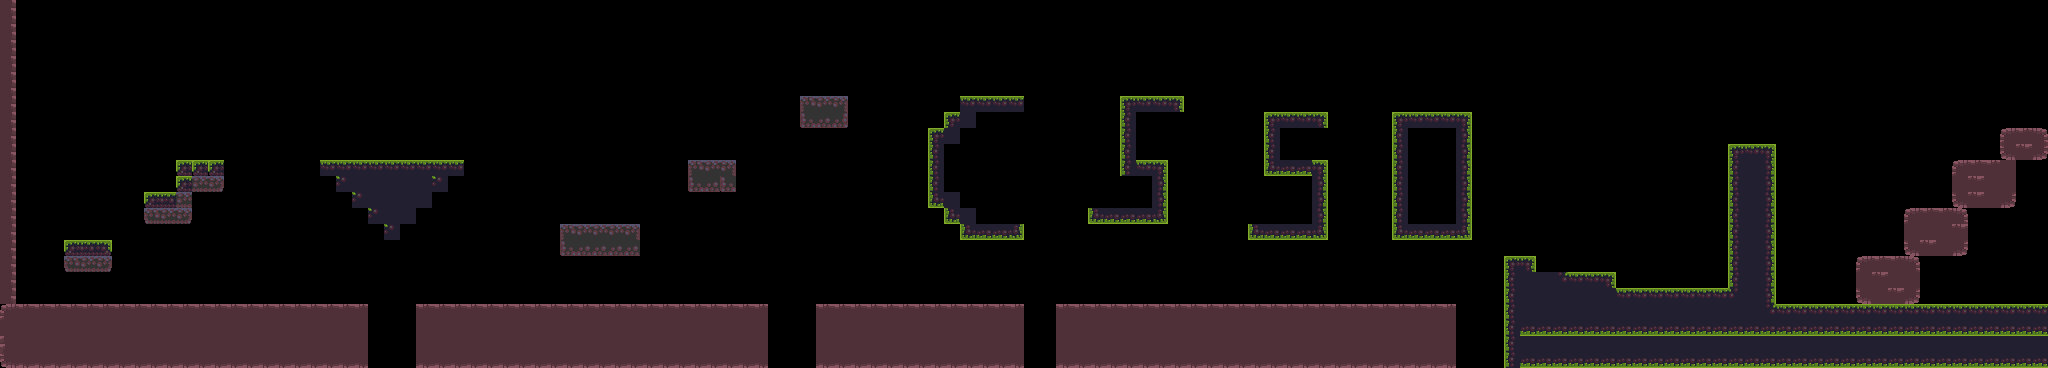

This is a level from a 2D game, rendered from its Tiled map with the project's own tilesets. A one-line summary and the map file follow, with tile-layer data summarised:
An orthogonal 128x23 tile map with 16x16 px tiles, 2 tile layers (ground, grass) and 216 objects (165x coin, 11x spike, 7x enemy, stone).

<map version="1.10" tiledversion="1.11.0" orientation="orthogonal" renderorder="right-down" width="128" height="23" tilewidth="16" tileheight="16" infinite="0" nextlayerid="5" nextobjectid="321">
 <editorsettings>
  <export target="../2.lua" format="lua" />
 </editorsettings>
 <tileset firstgid="1" name="tiles" tilewidth="16" tileheight="16" tilecount="72" columns="12">
  <image source="../../assets/tiles and background_foreground (new)/tileset.png" width="192" height="96" />
 </tileset>
 <layer id="2" name="ground" width="128" height="23">
  <data>[2944 cells, 0 non-empty, 0 distinct tile ids]</data>
 </layer>
 <objectgroup color="#ffff00" id="4" name="entity">
  <object id="46" name="coin" type="coin" x="77" y="181" width="21" height="21">
   <ellipse />
  </object>
  <object id="51" name="coin" type="coin" x="77" y="181" width="21" height="21">
   <ellipse />
  </object>
  <object id="53" name="coin" type="coin" x="77" y="181" width="21" height="21">
   <ellipse />
  </object>
  <object id="59" name="coin" type="coin" x="137.5" y="141" width="21" height="21">
   <ellipse />
  </object>
  <object id="60" name="coin" type="coin" x="137.5" y="141" width="21" height="21">
   <ellipse />
  </object>
  <object id="61" name="coin" type="coin" x="137.5" y="141" width="21" height="21">
   <ellipse />
  </object>
  <object id="62" name="coin" type="coin" x="197" y="106.5" width="21" height="21">
   <ellipse />
  </object>
  <object id="63" name="coin" type="coin" x="197" y="106.5" width="21" height="21">
   <ellipse />
  </object>
  <object id="64" name="coin" type="coin" x="197" y="106.5" width="21" height="21">
   <ellipse />
  </object>
  <object id="65" name="coin" type="coin" x="315.5" y="109" width="21" height="21">
   <ellipse />
  </object>
  <object id="66" name="coin" type="coin" x="315.5" y="109" width="21" height="21">
   <ellipse />
  </object>
  <object id="67" name="coin" type="coin" x="315.5" y="109" width="21" height="21">
   <ellipse />
  </object>
  <object id="71" name="coin" type="coin" x="353" y="109" width="21" height="21">
   <ellipse />
  </object>
  <object id="72" name="coin" type="coin" x="353" y="109" width="21" height="21">
   <ellipse />
  </object>
  <object id="73" name="coin" type="coin" x="353" y="109" width="21" height="21">
   <ellipse />
  </object>
  <object id="74" name="coin" type="coin" x="391.5" y="108" width="21" height="21">
   <ellipse />
  </object>
  <object id="75" name="coin" type="coin" x="391.5" y="108" width="21" height="21">
   <ellipse />
  </object>
  <object id="76" name="coin" type="coin" x="391.5" y="108" width="21" height="21">
   <ellipse />
  </object>
  <object id="77" name="coin" type="coin" x="432.5" y="108.5" width="21" height="21">
   <ellipse />
  </object>
  <object id="78" name="coin" type="coin" x="432.5" y="108.5" width="21" height="21">
   <ellipse />
  </object>
  <object id="79" name="coin" type="coin" x="432.5" y="108.5" width="21" height="21">
   <ellipse />
  </object>
  <object id="80" name="coin" type="coin" x="429.5" y="259.5" width="21" height="21">
   <ellipse />
  </object>
  <object id="81" name="coin" type="coin" x="429.5" y="259.5" width="21" height="21">
   <ellipse />
  </object>
  <object id="82" name="coin" type="coin" x="429.5" y="259.5" width="21" height="21">
   <ellipse />
  </object>
  <object id="83" name="coin" type="coin" x="476.5" y="257" width="21" height="21">
   <ellipse />
  </object>
  <object id="84" name="coin" type="coin" x="476.5" y="257" width="21" height="21">
   <ellipse />
  </object>
  <object id="85" name="coin" type="coin" x="476.5" y="257" width="21" height="21">
   <ellipse />
  </object>
  <object id="89" name="coin" type="coin" x="517" y="259" width="21" height="21">
   <ellipse />
  </object>
  <object id="90" name="coin" type="coin" x="517" y="259" width="21" height="21">
   <ellipse />
  </object>
  <object id="91" name="coin" type="coin" x="517" y="259" width="21" height="21">
   <ellipse />
  </object>
  <object id="96" name="coin" type="coin" x="555.5" y="171" width="21" height="21">
   <ellipse />
  </object>
  <object id="97" name="coin" type="coin" x="555.5" y="171" width="21" height="21">
   <ellipse />
  </object>
  <object id="98" name="coin" type="coin" x="555.5" y="171" width="21" height="21">
   <ellipse />
  </object>
  </objectgroup>
 <layer id="1" name="grass" width="128" height="23">
  <data>[2944 cells, 723 non-empty, 34 distinct tile ids]</data>
 </layer>
 <objectgroup id="3" name="solid">
  <!-- 31 objects omitted --></objectgroup>
</map>
<!-- 183 of 216 objects omitted -->
